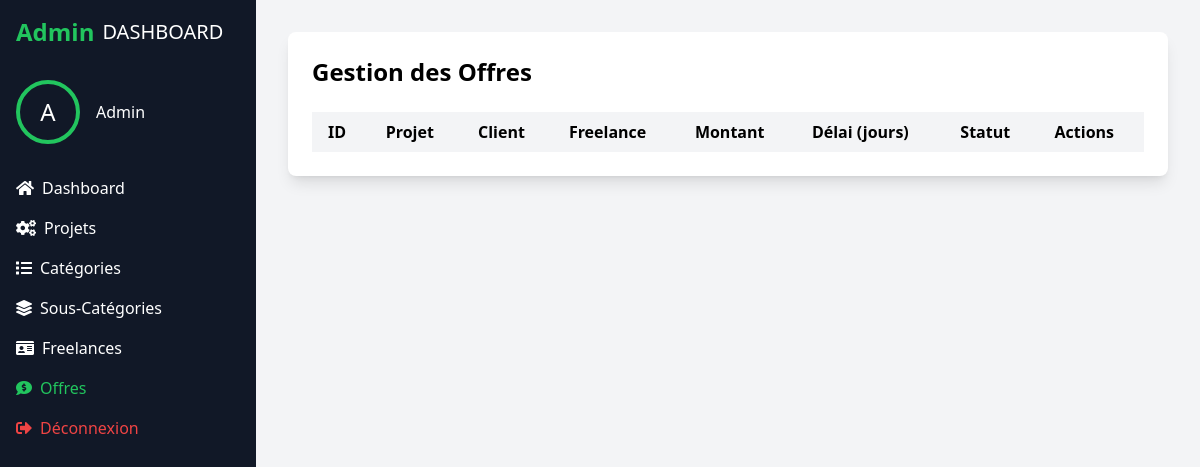
The app's page /admin/offres.php (signed in), older data.
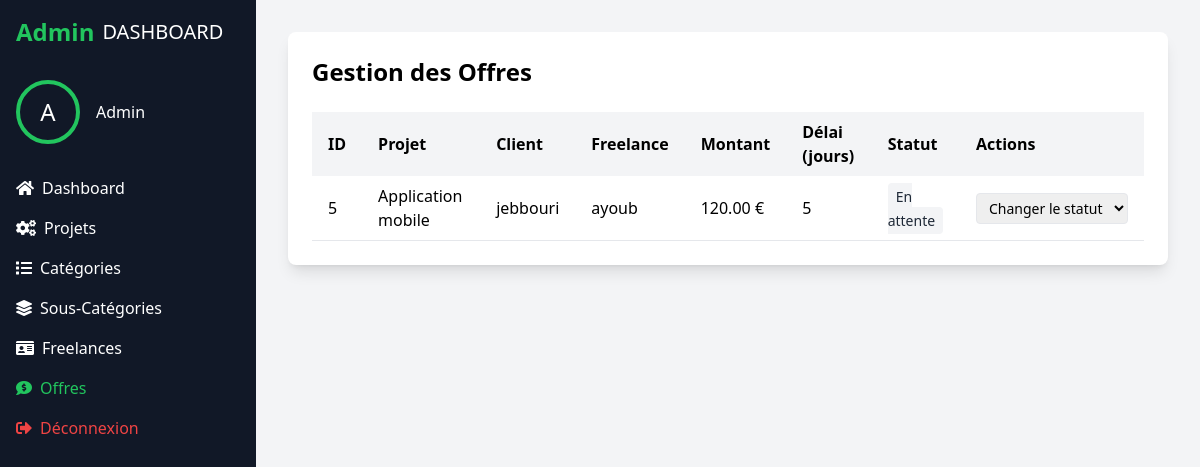
The same page, newer data.
### tables this page shows
CREATE TABLE `offres` (
  `id_offre` int NOT NULL,
  `montant` decimal(10,2) NOT NULL,
  `delai` int NOT NULL,
  `id_freelance` int DEFAULT NULL,
  `id_projet` int DEFAULT NULL,
  `status` varchar(55) NOT NULL
);

CREATE TABLE `projets` (
  `id_projet` int NOT NULL,
  `titre_projet` varchar(255) NOT NULL,
  `DESCRIPTION` text,
  `id_categorie` int DEFAULT NULL,
  `id_sous_categorie` int DEFAULT NULL,
  `id_utilisateur` int DEFAULT NULL
);

CREATE TABLE `utilisateurs` (
  `id_utilisateur` int NOT NULL,
  `nom_utilisateur` varchar(255) NOT NULL,
  `mot_de_passe` varchar(255) NOT NULL,
  `email` varchar(255) NOT NULL,
  `role` varchar(55) DEFAULT 'user'
);

CREATE TABLE `freelances` (
  `id_freelance` int NOT NULL,
  `nom_freelance` varchar(255) NOT NULL,
  `competences` text,
  `id_utilisateur` int DEFAULT NULL
);

### admin/offres.php (the view, shortened to what the changed rows need)
<?php
require_once '../config.php';
$stmt = $pdo->query("
    SELECT o.*, p.titre_projet,
           f.nom_freelance,
           u.nom_utilisateur as client_name
    FROM offres o
    LEFT JOIN projets p ON o.id_projet = p.id_projet
    LEFT JOIN freelances f ON o.id_freelance = f.id_freelance
    LEFT JOIN utilisateurs u ON p.id_utilisateur = u.id_utilisateur
    ORDER BY o.id_offre DESC
");
$offres = $stmt->fetchAll(PDO::FETCH_ASSOC);
?>
<!DOCTYPE html>
<html lang="fr">
<head>
    <script src="../Config_tailwind/tailwind.js"></script>
    <link href="https://cdnjs.cloudflare.com/ajax/libs/font-awesome/5.15.3/css/all.min.css" rel="stylesheet"/>
</head>
<body class="bg-gray-100">
     <div class="flex h-screen">
        <div class="flex-1 p-8">
            <div class="bg-white rounded-lg shadow-lg p-6">
                <h1 class="text-2xl font-bold mb-6">Gestion des Offres</h1>
                <div class="overflow-x-auto">
                    <table class="w-full">
                        <thead>
                            <tr class="bg-gray-100">
                                <th class="px-4 py-2 text-left">ID</th>
                                <th class="px-4 py-2 text-left">Projet</th>
                                <th class="px-4 py-2 text-left">Client</th>
                                <th class="px-4 py-2 text-left">Freelance</th>
                                <th class="px-4 py-2 text-left">Montant</th>
                                <th class="px-4 py-2 text-left">Délai (jours)</th>
                                <th class="px-4 py-2 text-left">Statut</th>
                                <th class="px-4 py-2 text-left">Actions</th>
                            </tr>
                        </thead>
                        <tbody>
                            <?php foreach ($offres as $offre): ?>
                            <tr class="border-b hover:bg-gray-50">
                                <td class="px-4 py-2"><?php echo $offre['id_offre']; ?></td>
                                <td class="px-4 py-2"><?php echo htmlspecialchars($offre['titre_projet']); ?></td>
                                <td class="px-4 py-2"><?php echo htmlspecialchars($offre['client_name']); ?></td>
                                <td class="px-4 py-2"><?php echo htmlspecialchars($offre['nom_freelance']); ?></td>
                                <td class="px-4 py-2"><?php echo $offre['montant']; ?> €</td>
                                <td class="px-4 py-2"><?php echo $offre['delai']; ?></td>
                                <td class="px-4 py-2">
                                    <span class="px-2 py-1 rounded text-sm
                                        <?php
                                        switch($offre['status']) {
                                            default:
                                                echo 'bg-gray-100 text-gray-800';
                                        }
                                        ?>">
                                        <?php echo $offre['status'] ?: 'En attente'; ?>
                                    </span>
                                </td>
                                <td class="px-4 py-2">
                                    <form method="POST" class="inline">
                                        <select name="status" onchange="this.form.submit()"
                                                class="border rounded px-2 py-1 text-sm">
                                            <option value="">Changer le statut</option>
                                        </select>
                                    </form>
                                </td>
                            </tr>
                            <?php endforeach; ?>
                        </tbody>
                    </table>
                </div>
            </div>
        </div>
    </div>
</body>
</html>

Row changes from the older to the newer data that the page shows:
added offres: id_offre "5", id_projet.titre_projet "Application mobile", utilisateurs.nom_utilisateur "jebbouri", id_freelance.nom_freelance "ayoub", montant "120.00", delai "5", status "En attente"
